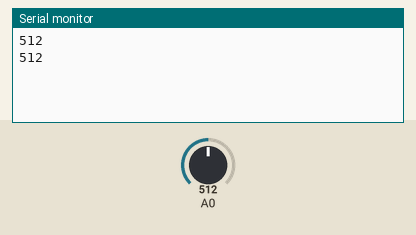
This sketch was run on a simulated Arduino Uno, built with avr-gcc and run on an emulated ATmega328P. Shown: the last lines printed to the serial monitor. The inputs (shaded band) are chosen by the test bench; at power-on: A0 = 512.

Above: at 1.8 s.
1.9 s: A0 set to 716
At 2.4 s:
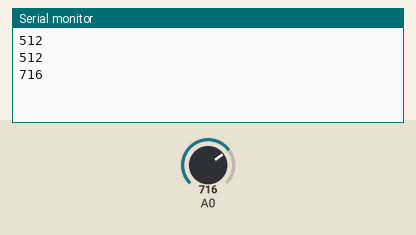
3.4 s: A0 set to 900
At 4.8 s:
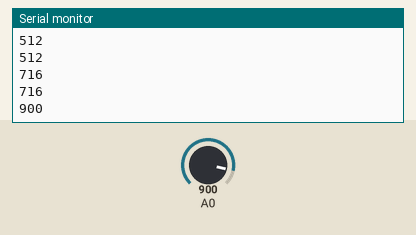
Timing chart, 0 to 6.4 s (numbered marks = the images above; inputs shaded):
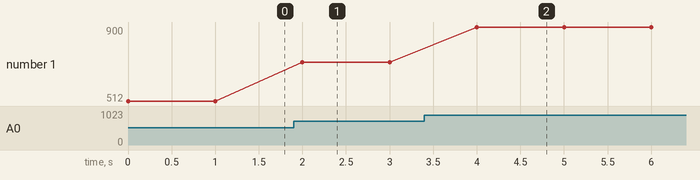

Measured:
- after the input at 1.9 s, the serial monitor: prints a new line after 0.10 s (image 1)
- after the input at 3.4 s, the serial monitor: prints a new line after 0.60 s (image 2)
- plotted number 1: 512 → 716 after the input at 1.9 s, 716 → 900 after the input at 3.4 s

The sketch:

PIR.ino
```cpp
void setup() {
  // put your setup code here, to run once:
Serial.begin(9600);
pinMode(3,INPUT);
}

void loop() {
  // put your main code here, to run repeatedly:
 int var=0;
 var=analogRead(A0);
 Serial.println(var);
 delay(1000);
}
```
